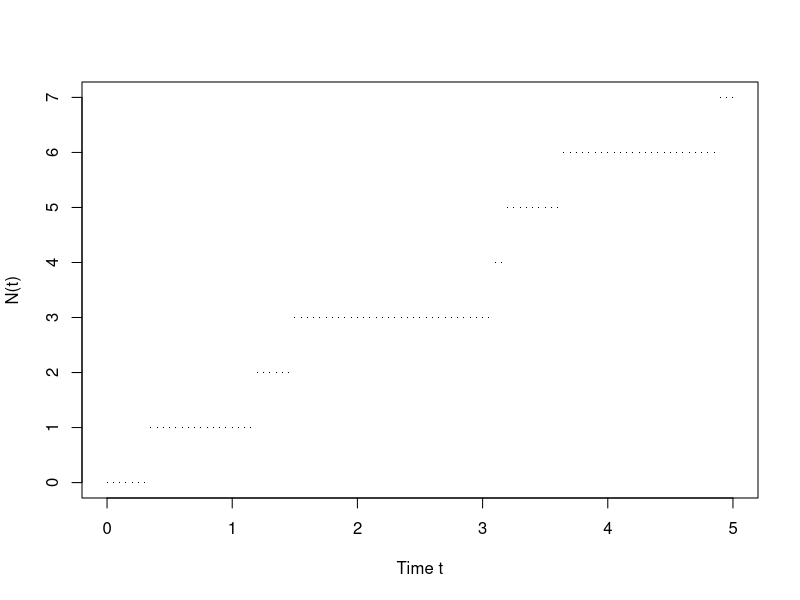
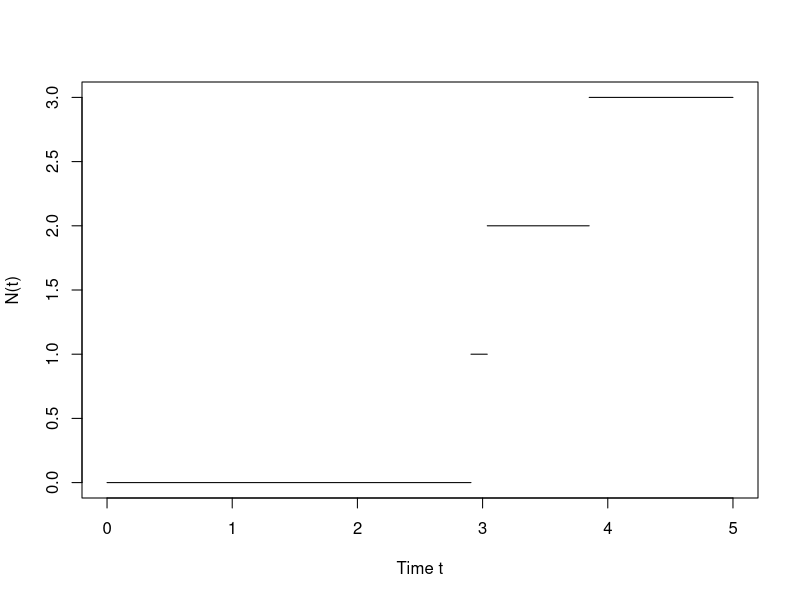

Source code (R) for these figures, in order:
## Simulating a pure jump process: Discretized #################################
set.seed(1234)

lam <- 1
T <- 5
N <- 100
count  <- rep(0, N+1)
for(j in 1:N){
  U <- runif(1)
  if(U <= lam * T/ N){
    ## We had a jump
    count[j+1] <- count[j] + 1 
  } else {
    count[j+1] <- count[j]
  }
}

plot(T*(0:N)/N, count,   xlab = "Time t", ylab = "N(t)", pch = ".")


## Simulating a pure jump process: Exact #######################################

T <- 5
totaltime <- 0
jumptimes <- c() 
while(totaltime < T){
  next_jumptime <- rexp(1, rate = lam)
  jumptimes <- c(jumptimes, totaltime + next_jumptime)
  totaltime <- totaltime + next_jumptime 
}
## Remove jumptimes >T
jumptimes <- jumptimes[jumptimes <= T]

## Plot 
numjumps <- length(jumptimes)
jumptimes_w0T <- c(0, jumptimes, T)
plot(NA, xlim = c(0, T), ylim = c(0, numjumps), xlab = "Time t",
     ylab = "N(t)")
for(i in 1:(numjumps+1)){
  lines( c(jumptimes_w0T[i],  jumptimes_w0T[i+1]  ), c(i-1, i-1), pch = ".")
}
  
